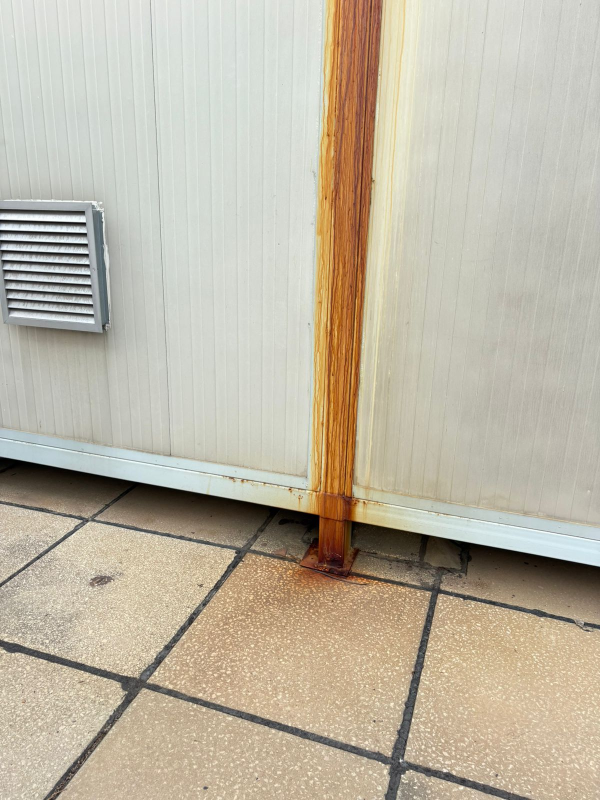
#> input picture report.jpeg, 1200 x 1600 px (shown at 1/2 size)
$ python img_seg.py
#> lines starting #> are read from the running program, lines starting #| are printed output that depends on the picture; after the words box and inside, x2 and y2 are one past the last pixel; in counts of white or black regions, pixels touching at a corner belong together
import cv2
import numpy as np
import json

# --------------------------------------------------
# Configuration
# --------------------------------------------------
IMG_PATH = "report.jpeg"   # <-- change this to your image path
RESIZE_TO = (640, 480)

# Fixed HSV thresholds
HSV_LOWER = np.array([0, 75, 70], dtype=np.uint8)
HSV_UPPER = np.array([30, 255, 255], dtype=np.uint8)

# Cleaning
CLEAN_KERNEL_SIZE = 5
MIN_COMPONENT_AREA = 120

# Merge thresholds
# Horizontal objects merge mainly using MERGE_GAP_X
# Vertical objects merge mainly using MERGE_GAP_Y
MERGE_GAP_X = 10
MERGE_GAP_Y = 6

# Rectangle expansion
EXPAND_RECT_PX = 2

# Save names
SAVE_OVERLAY_NAME = "overlay_result.jpg"
SAVE_MASK_NAME = "corrosion_mask.png"
SAVE_JSON_NAME = "corrosion_rectangles.json"


# --------------------------------------------------
# Image enhancement
# --------------------------------------------------
def enhance_image(frame):
    hsv = cv2.cvtColor(frame, cv2.COLOR_BGR2HSV)
    h, s, v = cv2.split(hsv)

    # brighten value channel
    v = cv2.convertScaleAbs(v, alpha=1.3, beta=20)

    # local contrast enhancement
    clahe = cv2.createCLAHE(clipLimit=2.0, tileGridSize=(8, 8))
    v = clahe.apply(v)

    hsv_enhanced = cv2.merge([h, s, v])
    frame_enhanced = cv2.cvtColor(hsv_enhanced, cv2.COLOR_HSV2BGR)

    return hsv_enhanced, frame_enhanced


# --------------------------------------------------
# Segment corrosion
# --------------------------------------------------
def segment_corrosion(hsv_enhanced):
    mask = cv2.inRange(hsv_enhanced, HSV_LOWER, HSV_UPPER)

    kernel = np.ones((CLEAN_KERNEL_SIZE, CLEAN_KERNEL_SIZE), np.uint8)

    # clean small noise and fill small gaps
    mask = cv2.morphologyEx(mask, cv2.MORPH_OPEN, kernel)
    mask = cv2.morphologyEx(mask, cv2.MORPH_CLOSE, kernel)
    mask = cv2.medianBlur(mask, 5)

    return mask


# --------------------------------------------------
# Keep only large enough contours
# --------------------------------------------------
def get_filtered_contours(mask, min_area=MIN_COMPONENT_AREA):
    contours, _ = cv2.findContours(mask, cv2.RETR_EXTERNAL, cv2.CHAIN_APPROX_SIMPLE)

    filtered_mask = np.zeros_like(mask)
    kept_contours = []

    for cnt in contours:
        area = cv2.contourArea(cnt)
        if area >= min_area:
            kept_contours.append(cnt)
            cv2.drawContours(filtered_mask, [cnt], -1, 255, thickness=cv2.FILLED)

    return filtered_mask, kept_contours


# --------------------------------------------------
# Convert contours to bounding boxes + orientation
# --------------------------------------------------
def contours_to_boxes(contours):
    boxes = []

    for cnt in contours:
        x, y, w, h = cv2.boundingRect(cnt)
        aspect = w / float(h) if h > 0 else 999.0

        if aspect >= 2.0:
            orientation = "horizontal"
        elif aspect <= 0.5:
            orientation = "vertical"
        else:
            orientation = "blob"

        boxes.append({
            "x1": x,
            "y1": y,
            "x2": x + w - 1,
            "y2": y + h - 1,
            "w": w,
            "h": h,
            "orientation": orientation
        })

    return boxes


# --------------------------------------------------
# Geometry helpers
# --------------------------------------------------
def box_center(box):
    cx = (box["x1"] + box["x2"]) / 2.0
    cy = (box["y1"] + box["y2"]) / 2.0
    return cx, cy


def horizontal_gap(a, b):
    if a["x2"] < b["x1"]:
        return b["x1"] - a["x2"]
    elif b["x2"] < a["x1"]:
        return a["x1"] - b["x2"]
    return 0


def vertical_gap(a, b):
    if a["y2"] < b["y1"]:
        return b["y1"] - a["y2"]
    elif b["y2"] < a["y1"]:
        return a["y1"] - b["y2"]
    return 0


# --------------------------------------------------
# Smart merge rule
# --------------------------------------------------
def boxes_should_merge(a, b, gap_x, gap_y):
    dx = horizontal_gap(a, b)
    dy = vertical_gap(a, b)

    cxa, cya = box_center(a)
    cxb, cyb = box_center(b)

    center_dx = abs(cxa - cxb)
    center_dy = abs(cya - cyb)

    oa = a["orientation"]
    ob = b["orientation"]

    # horizontal + horizontal
    if oa == "horizontal" and ob == "horizontal":
        same_row = center_dy <= max(a["h"], b["h"])
        return dx <= gap_x and same_row

    # vertical + vertical
    if oa == "vertical" and ob == "vertical":
        same_col = center_dx <= max(a["w"], b["w"])
        return dy <= gap_y and same_col

    # blob + blob
    if oa == "blob" and ob == "blob":
        return dx <= gap_x and dy <= gap_y

    # horizontal + blob
    if (oa == "horizontal" and ob == "blob") or (oa == "blob" and ob == "horizontal"):
        same_row = center_dy <= max(a["h"], b["h"]) * 1.2
        return dx <= gap_x and same_row

    # vertical + blob
    if (oa == "vertical" and ob == "blob") or (oa == "blob" and ob == "vertical"):
        same_col = center_dx <= max(a["w"], b["w"]) * 1.2
        return dy <= gap_y and same_col

    # vertical + horizontal should never merge
    return False


# --------------------------------------------------
# Merge boxes
# --------------------------------------------------
def merge_two_boxes(a, b):
    x1 = min(a["x1"], b["x1"])
    y1 = min(a["y1"], b["y1"])
    x2 = max(a["x2"], b["x2"])
    y2 = max(a["y2"], b["y2"])

    w = x2 - x1 + 1
    h = y2 - y1 + 1
    aspect = w / float(h) if h > 0 else 999.0

    if aspect >= 2.0:
        orientation = "horizontal"
    elif aspect <= 0.5:
        orientation = "vertical"
    else:
        orientation = "blob"

    return {
        "x1": x1,
        "y1": y1,
        "x2": x2,
        "y2": y2,
        "w": w,
        "h": h,
        "orientation": orientation
    }


def merge_nearby_boxes(boxes, gap_x, gap_y):
    if not boxes:
        return []

    current_boxes = boxes[:]
    changed_global = True

    while changed_global:
        changed_global = False
        used = [False] * len(current_boxes)
        next_boxes = []

        for i in range(len(current_boxes)):
            if used[i]:
                continue

            merged_box = current_boxes[i]
            used[i] = True

            changed_local = True
            while changed_local:
                changed_local = False

                for j in range(len(current_boxes)):
                    if used[j]:
                        continue

                    if boxes_should_merge(merged_box, current_boxes[j], gap_x, gap_y):
                        merged_box = merge_two_boxes(merged_box, current_boxes[j])
                        used[j] = True
                        changed_local = True
                        changed_global = True

            next_boxes.append(merged_box)

        current_boxes = next_boxes

    return current_boxes


# --------------------------------------------------
# Expand boxes slightly
# --------------------------------------------------
def expand_boxes(boxes, expand_px, img_w, img_h):
    expanded = []

    for i, box in enumerate(boxes):
        x1 = box["x1"]
        y1 = box["y1"]
        x2 = box["x2"]
        y2 = box["y2"]

        ex1 = max(0, x1 - expand_px)
        ey1 = max(0, y1 - expand_px)
        ex2 = min(img_w - 1, x2 + expand_px)
        ey2 = min(img_h - 1, y2 + expand_px)

        expanded.append({
            "id": i,
            "orientation": box["orientation"],
            "raw_bbox": {
                "x1": int(x1),
                "y1": int(y1),
                "x2": int(x2),
                "y2": int(y2),
                "w": int(x2 - x1 + 1),
                "h": int(y2 - y1 + 1)
            },
            "expanded_bbox": {
                "x1": int(ex1),
                "y1": int(ey1),
                "x2": int(ex2),
                "y2": int(ey2),
                "w": int(ex2 - ex1 + 1),
                "h": int(ey2 - ey1 + 1)
            },
            "corners": {
                "top_left": [int(ex1), int(ey1)],
                "top_right": [int(ex2), int(ey1)],
                "bottom_right": [int(ex2), int(ey2)],
                "bottom_left": [int(ex1), int(ey2)]
            }
        })

    return expanded


# --------------------------------------------------
# Draw overlay
# --------------------------------------------------
def draw_overlay(frame_enhanced, corrosion_mask, kept_contours, rectangles):
    overlay = frame_enhanced.copy()

    # red corrosion mask
    mask_colored = np.zeros_like(frame_enhanced)
    mask_colored[:, :, 2] = corrosion_mask
    overlay = cv2.addWeighted(overlay, 0.80, mask_colored, 0.45, 0)

    # yellow boundaries
    cv2.drawContours(overlay, kept_contours, -1, (0, 255, 255), 2)

    # draw rectangles and corners
    for rect in rectangles:
        x1 = rect["expanded_bbox"]["x1"]
        y1 = rect["expanded_bbox"]["y1"]
        x2 = rect["expanded_bbox"]["x2"]
        y2 = rect["expanded_bbox"]["y2"]

        cv2.rectangle(overlay, (x1, y1), (x2, y2), (0, 255, 0), 2)

        corners = rect["corners"]
        pts = [
            ("TL", tuple(corners["top_left"])),
            ("TR", tuple(corners["top_right"])),
            ("BR", tuple(corners["bottom_right"])),
            ("BL", tuple(corners["bottom_left"]))
        ]

        for label, pt in pts:
            cv2.circle(overlay, pt, 4, (255, 0, 255), -1)
            cv2.putText(
                overlay,
                label,
                (pt[0] + 4, pt[1] - 4),
                cv2.FONT_HERSHEY_SIMPLEX,
                0.4,
                (255, 255, 255),
                1,
                cv2.LINE_AA
            )

        cv2.putText(
            overlay,
            f"Rect {rect['id']}",
            (x1, max(18, y1 - 6)),
            cv2.FONT_HERSHEY_SIMPLEX,
            0.5,
            (0, 255, 0),
            2,
            cv2.LINE_AA
        )

    corrosion_ratio = np.sum(corrosion_mask > 0) / corrosion_mask.size * 100
    cv2.putText(
        overlay,
        f"Corrosion coverage: {corrosion_ratio:.2f}%",
        (10, 30),
        cv2.FONT_HERSHEY_SIMPLEX,
        0.8,
        (0, 255, 0),
        2,
        cv2.LINE_AA
    )

    return overlay


# --------------------------------------------------
# Main
# --------------------------------------------------
def main():
    frame = cv2.imread(IMG_PATH)
#> frame is the input picture: shape (1600, 1200, 3); mean B, G, R 164.2, 181.9, 190
    if frame is None:
        print("Error: image not found.")
        return

    frame = cv2.resize(frame, RESIZE_TO)
#> frame: shape (480, 640, 3)

    hsv_enhanced, frame_enhanced = enhance_image(frame)
#> in enhance_image, `h, s, v = cv2.split(hsv)`:
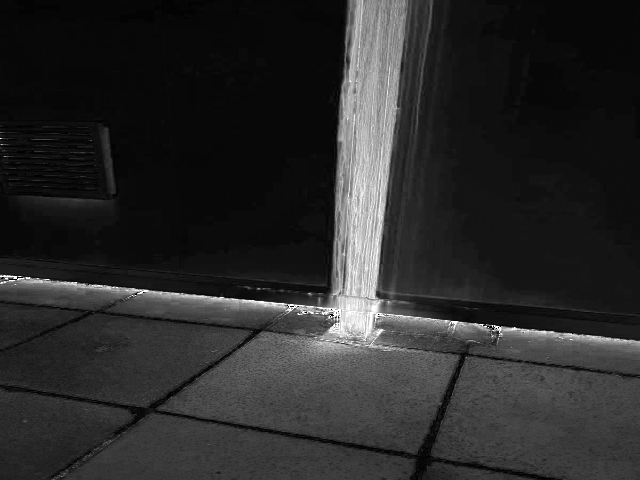
#> s: shape (480, 640); min 0, max 255, mean 42
#> in enhance_image, `v = clahe.apply(v)`:
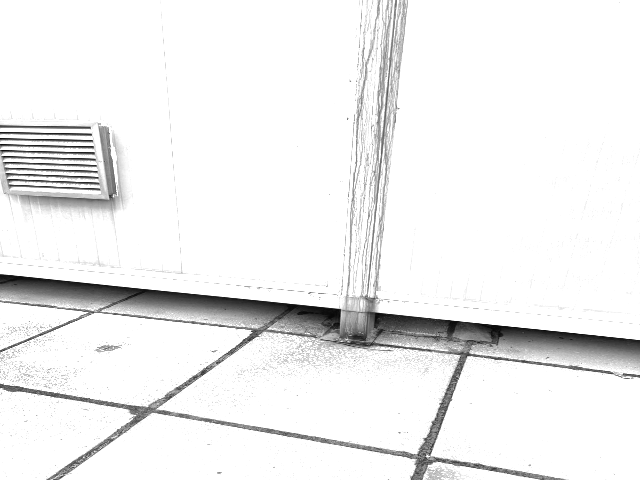
#> v: shape (480, 640); min 8, max 255, mean 238.8
#> in enhance_image, `frame_enhanced = cv2.cvtColor(hsv_enhanced, cv2.COLOR_HSV2BGR)`:
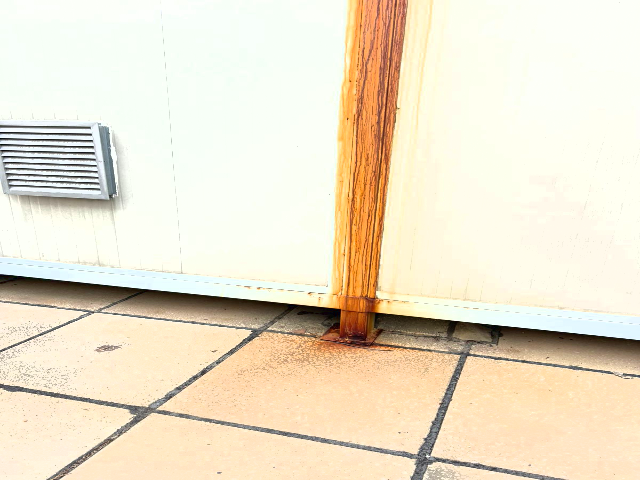
#> frame_enhanced: shape (480, 640, 3); mean B, G, R 203.3, 225.6, 236.3
    raw_mask = segment_corrosion(hsv_enhanced)
#> in segment_corrosion, `mask = cv2.inRange(hsv_enhanced, HSV_LOWER, HSV_UPPER)`:
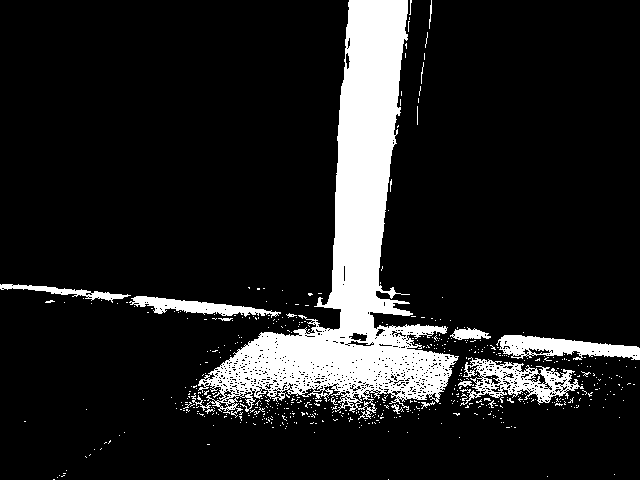
#> mask: shape (480, 640); 12.9% white; 559 white regions (543 under 20 px), largest, box (x1, y1, x2, y2) and area: (191, 0, 459, 420) 31222, (460, 357, 584, 406) 2393, (496, 335, 640, 360) 2044

    filtered_mask, kept_contours = get_filtered_contours(raw_mask, MIN_COMPONENT_AREA)
#> in get_filtered_contours, `contours, _ = cv2.findContours(mask, cv2.RETR_EXTERNAL, cv2.CHAIN_APPR..`: contours = 18 contours, 4 with area under 20; largest, box (x1, y1, x2, y2) and area: (236, 0, 454, 393) 25089, (503, 335, 640, 360) 1584, (135, 296, 255, 316) 990, (403, 325, 445, 335) 226, (455, 329, 480, 339) 164
#> the loop in get_filtered_contours, `for cnt in contours:` made 18 passes
#> area on passes 1, 3, 4, 7, 8, 9, 10, 11: 79, 27, 57.5, 111, 67.5, 1584, 163.5, 225.5
#> after the loop in get_filtered_contours, `for cnt in contours:`:
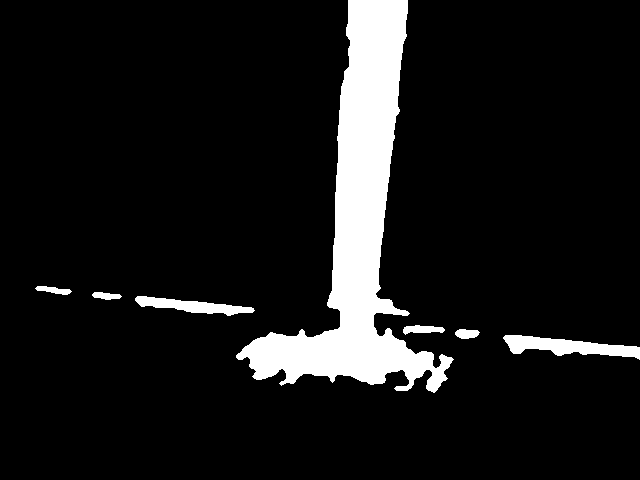
#> filtered_mask: shape (480, 640); 9.6% white; 7 white regions
#> after the loop in get_filtered_contours, `for cnt in contours:`: kept_contours = 7 contours; box (x1, y1, x2, y2) and area: (236, 0, 454, 393) 25089, (503, 335, 640, 360) 1584, (135, 296, 255, 316) 990, (403, 325, 445, 335) 226, (455, 329, 480, 339) 164, (35, 286, 72, 295) 151, (92, 292, 122, 300) 134
    boxes = contours_to_boxes(kept_contours)
#> the loop in contours_to_boxes, `for cnt in contours:` made 7 passes
#> (x, y, w, h, aspect, orientation) on passes 1 to 7: (503, 335, 137, 25, 5.48, 'horizontal'), (455, 329, 25, 10, 2.5, 'horizontal'), (403, 325, 42, 10, 4.2, 'horizontal'), (135, 296, 120, 20, 6, 'horizontal'), (92, 292, 30, 8, 3.75, 'horizontal'), (35, 286, 37, 9, 4.11, 'horizontal'), (236, 0, 218, 393, 0.555, 'blob')
#> after the loop in contours_to_boxes, `for cnt in contours:`: boxes = 7 items
#> boxes = 7 items
    merged_boxes = merge_nearby_boxes(boxes, MERGE_GAP_X, MERGE_GAP_Y)
#> the loop in merge_nearby_boxes, `while changed_global:` made 2 passes
#> merged_boxes = 4 items

    img_h, img_w = filtered_mask.shape
    rectangles = expand_boxes(merged_boxes, EXPAND_RECT_PX, img_w, img_h)
#> the loop in expand_boxes, `for i, box in enumerate(boxes):` made 4 passes
#> (x1, y1, x2, y2, ex1, ey1, ex2, ey2) on passes 1 to 4: (503, 335, 639, 359, 501, 333, 639, 361), (135, 0, 479, 392, 133, 0, 481, 394), (92, 292, 121, 299, 90, 290, 123, 301), (35, 286, 71, 294, 33, 284, 73, 296)
#> rectangles = 4 items

    overlay = draw_overlay(frame_enhanced, filtered_mask, kept_contours, rectangles)
#> the loop in draw_overlay, `for rect in rectangles:` made 4 passes
#> (x1, y1, x2, y2) on passes 1 to 4: (501, 333, 639, 361), (133, 0, 481, 394), (90, 290, 123, 301), (33, 284, 73, 296)
#> after the loop in draw_overlay, `for rect in rectangles:`:
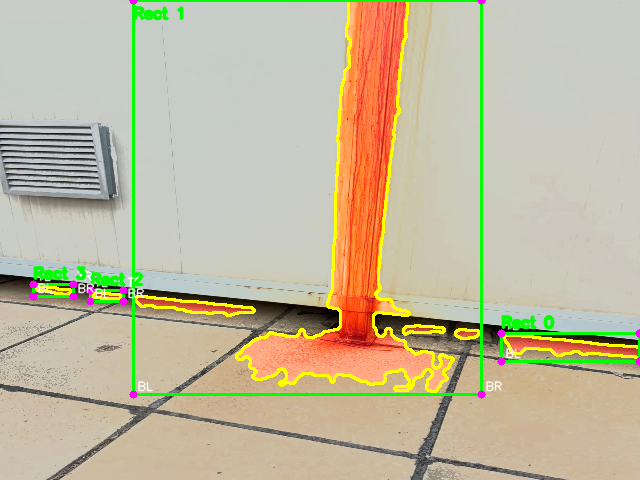
#> overlay: shape (480, 640, 3); mean B, G, R 157.5, 185.2, 194.1
#> in draw_overlay, `corrosion_ratio = np.sum(corrosion_mask > 0) / corrosion_mask.size * 100`: corrosion_ratio = 9.58
#> in draw_overlay, `cv2.putText( overlay, f"Corrosion coverage: {corrosion_ratio:.2f}%", (..`:
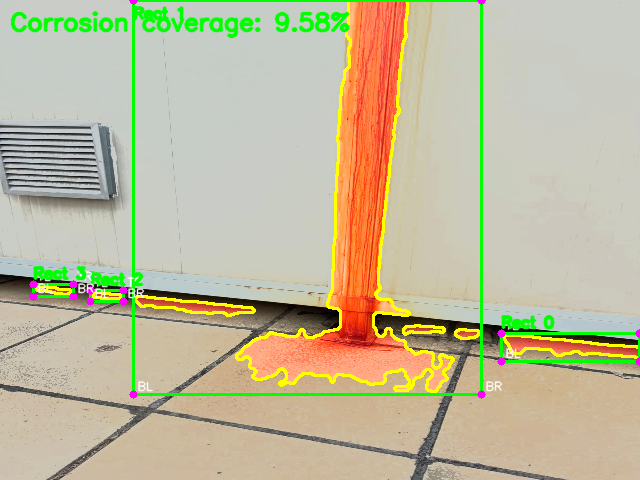
#> overlay: shape (480, 640, 3); 1.34% of pixels changed, all inside (x1, y1, x2, y2) = (10, 11, 350, 39)

    print("\nDetected corrosion rectangles:")
    if not rectangles:
        print("No valid corrosion regions found.")
    else:
        for rect in rectangles:
            print(json.dumps(rect, indent=2))
#> this loop made 4 passes
#> (printed output is left out)

    cv2.namedWindow("Original", cv2.WINDOW_NORMAL)
    cv2.namedWindow("Corrosion Overlay", cv2.WINDOW_NORMAL)

    while True:
        cv2.imshow("Original", frame)
        cv2.imshow("Corrosion Overlay", overlay)

        key = cv2.waitKey(1) & 0xFF
#> (key q is pressed here)

        if key == ord('s'):
            cv2.imwrite(SAVE_OVERLAY_NAME, overlay)
            cv2.imwrite(SAVE_MASK_NAME, filtered_mask)

            with open(SAVE_JSON_NAME, "w") as f:
                json.dump(rectangles, f, indent=2)

            print("\nSaved:")
            print(f" - {SAVE_OVERLAY_NAME}")
            print(f" - {SAVE_MASK_NAME}")
            print(f" - {SAVE_JSON_NAME}")

        elif key == ord('q'):
            break

    cv2.destroyAllWindows()


if __name__ == "__main__":
    main()

$ run again, with cor.jpeg copied over report.jpeg
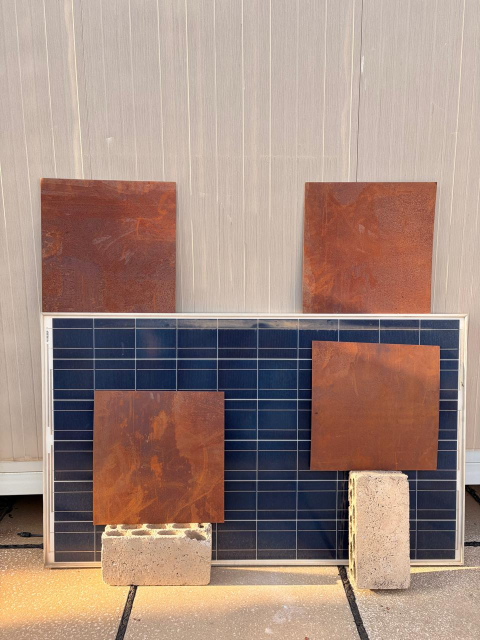
#> input picture cor.jpeg, 960 x 1280 px (shown at 1/2 size)
#> in main, frame is the input picture: shape (1280, 960, 3); mean B, G, R 125.9, 136.7, 162
#> frame: shape (480, 640, 3)
#> hsv: shape (480, 640, 3); mean H, S, V 29.7, 78.6, 166.6
#> hsv_enhanced: shape (480, 640, 3); mean H, S, V 29.7, 78.6, 210.6
#> in segment_corrosion, `mask = cv2.medianBlur(mask, 5)`:
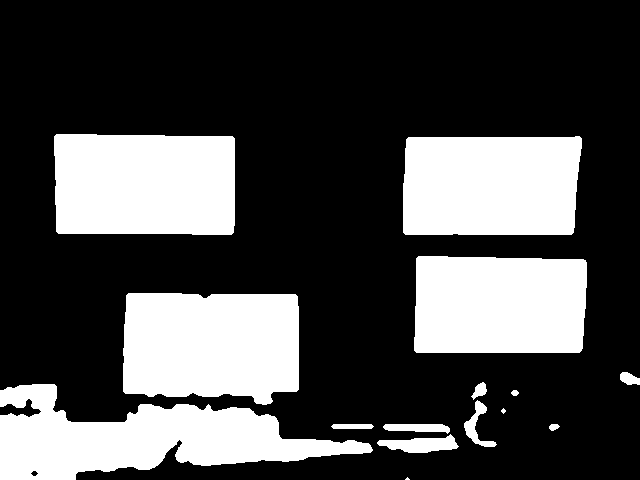
#> mask: shape (480, 640); 29.2% white; 15 white regions (2 under 20 px)
#> contours = 15 contours, 2 with area under 20; largest, box (x1, y1, x2, y2) and area: (0, 384, 373, 480) 17926, (123, 293, 299, 405) 17558, (54, 134, 235, 235) 17527, (403, 136, 582, 235) 16740, (414, 256, 587, 353) 15936
#> the loop in get_filtered_contours, `for cnt in contours:` made 15 passes
#> area on passes 2, 3, 4, 5, 7, 8, 9, 10: 837.5, 43, 413, 160, 421.5, 27, 17926, 131.5
#> after the loop in get_filtered_contours, `for cnt in contours:`: kept_contours = 11 contours; largest, box (x1, y1, x2, y2) and area: (0, 384, 373, 480) 17926, (123, 293, 299, 405) 17558, (54, 134, 235, 235) 17527, (403, 136, 582, 235) 16740, (414, 256, 587, 353) 15936
#> the loop in contours_to_boxes, `for cnt in contours:` made 11 passes
#> (x, y, w, h, aspect, orientation) on passes 1 to 8: (377, 434, 82, 19, 4.32, 'horizontal'), (383, 424, 67, 10, 6.7, 'horizontal'), (331, 424, 43, 5, 8.6, 'horizontal'), (464, 400, 33, 47, 0.702, 'blob'), (0, 384, 373, 96, 3.89, 'horizontal'), (471, 382, 16, 18, 0.889, 'blob'), (620, 372, 20, 13, 1.54, 'blob'), (123, 293, 176, 112, 1.57, 'blob')
#> after the loop in contours_to_boxes, `for cnt in contours:`: boxes = 11 items
#> the loop in merge_nearby_boxes, `while changed_global:` made 2 passes
#> merged_boxes = 2 items
#> the loop in expand_boxes, `for i, box in enumerate(boxes):` made 2 passes
#> (x1, y1, x2, y2, ex1, ey1, ex2, ey2) on passes 1 to 2: (0, 134, 586, 479, 0, 132, 588, 479), (620, 372, 639, 384, 618, 370, 639, 386)
#> the loop in draw_overlay, `for rect in rectangles:` made 2 passes
#> (x1, y1, x2, y2) on passes 1 to 2: (0, 132, 588, 479), (618, 370, 639, 386)
#> corrosion_ratio = 29.2
#> in draw_overlay, `cv2.putText( overlay, f"Corrosion coverage: {corrosion_ratio:.2f}%", (..`:
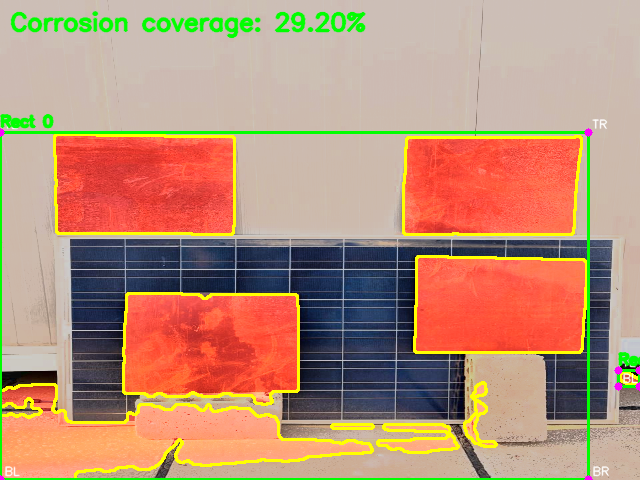
#> overlay: shape (480, 640, 3); mean B, G, R 119.1, 144.3, 185
#> the loop in main, `for rect in rectangles:` made 2 passes
#> (printed output is left out)
